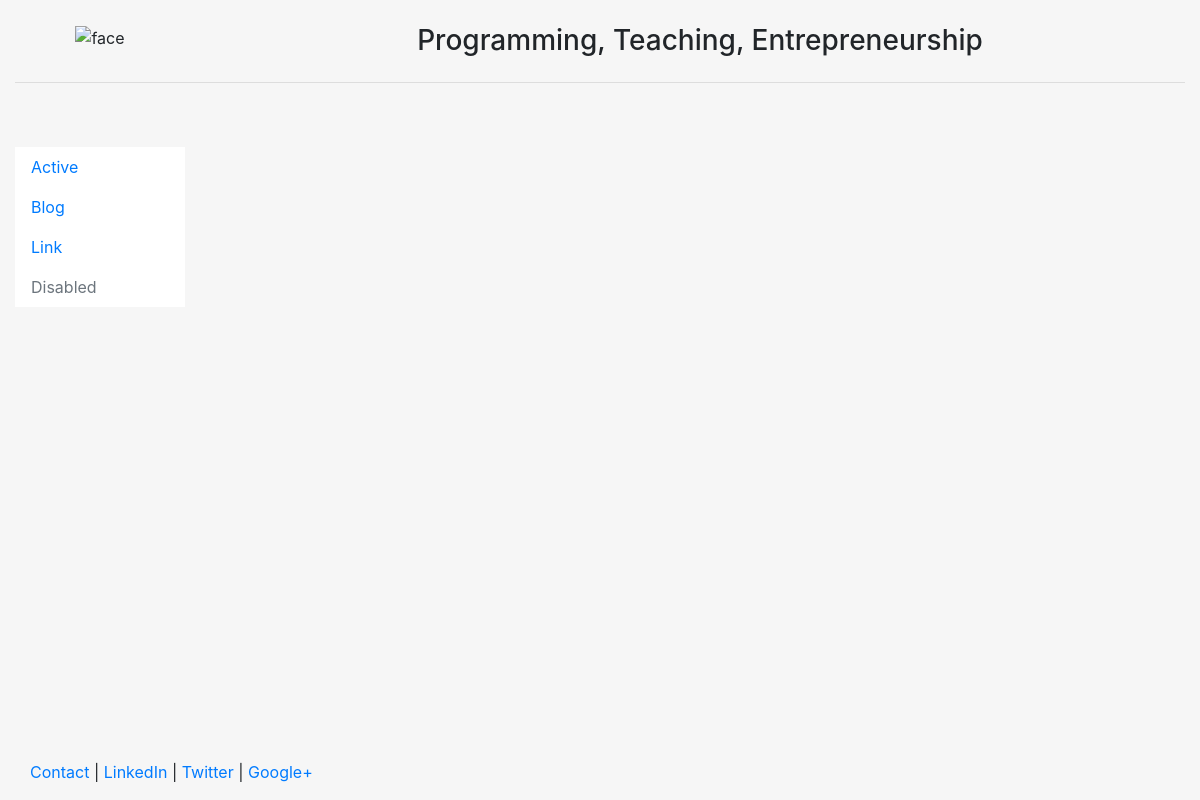
/blog/, run on an earlier commit of the app's database.
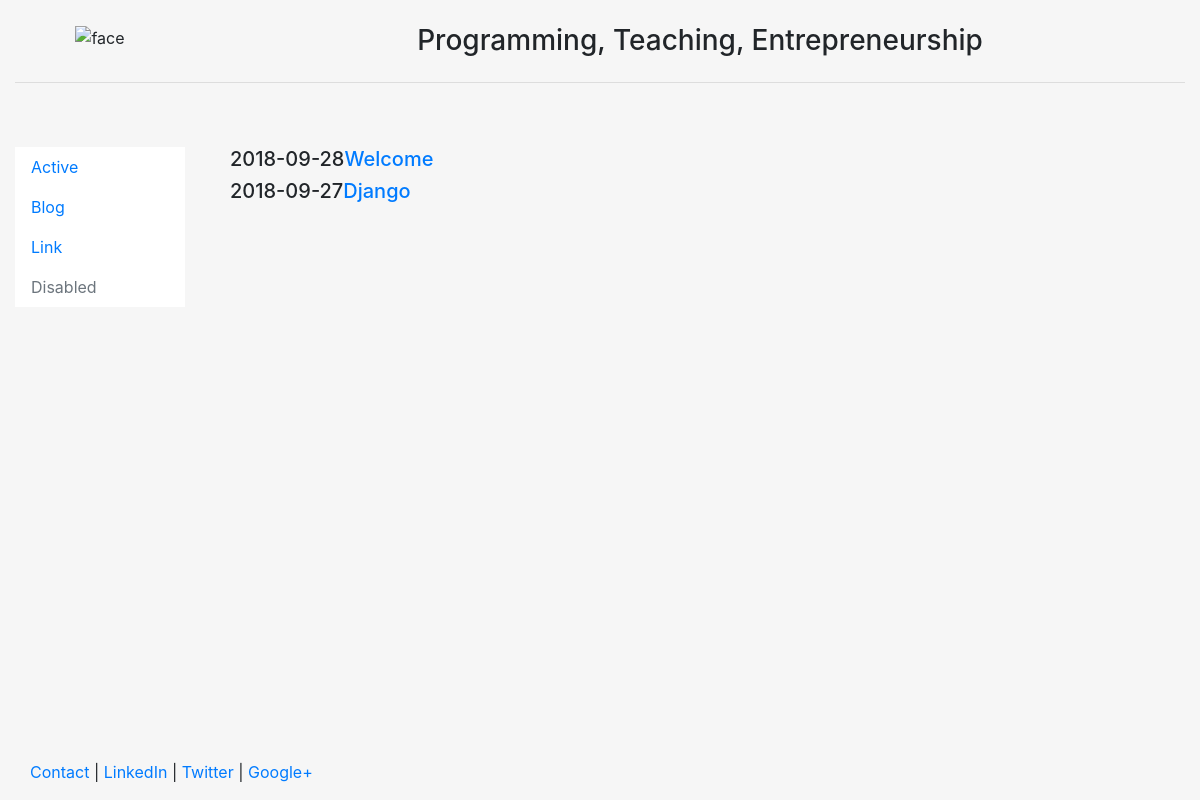
And on a later commit of the database.
### blog/models.py (models this page shows, shortened)
class Post(models.Model):
    title = models.CharField(max_length=140)
    body = models.TextField()
    date =  models.DateTimeField()

### blog/templates/blog/blog.html
{% extends "personal/head.html" %}
{% block content %}
    {% for post in object_list %}
      <h5>{{ post.date|date:"Y-m-d" }}<a href="/blog/{{post.id}}">{{post.title}}</a></h5>
    {% endfor %}
{% endblock %}

### personal/templates/personal/head.html (shortened to what this page needs)
<!DOCTYPE html>
<html lang="en">
<head>
	{% load staticfiles %}
	<link rel="stylesheet" href="{% static 'css/bootstrap.min.css' %}" type = "text/css"/>
</head>
<body class="body" style="background-color:#f6f6f6">
	<div class="container-fluid" style="min-height:95%; ">
		<div class="row">
			  <div class="col-sm-2">
				  <br>
				  <center>
					<img src="{% static 'personal/img/profile.jpg' %}" class="responsive-img" style='max-height:100px;' alt="face">
				  </center>
			  </div>
			  <div class="col-sm-10">
				  <br>
				  <center>
				  <h3>Programming, Teaching, Entrepreneurship</h3>
				  </center>
			  </div>
		</div><hr>
		<div class="row">
		  <div class="col-sm-2">
		  <br>
		  <br>
			<div class="well bs-sidebar" id="sidebar" style="background-color:#fff">
				<ul class="nav flex-column">
  <li class="nav-item">
    <a class="nav-link active" href="#">Active</a>
  </li>
  <li class="nav-item">
    <a class="nav-link" href="/blog">Blog</a>
  </li>
  <li class="nav-item">
    <a class="nav-link" href="#">Link</a>
  </li>
  <li class="nav-item">
    <a class="nav-link disabled" href="#">Disabled</a>
  </li>
</ul>
			</div>
		  </div>
		  <div class="col-sm-10">
			<div class='container-fluid'>
			<br><br>
			   {% block content %}
			   {% endblock %}
			</div>
		  </div>
		</div>
	</div>
	<footer>
		<div class="container-fluid" style='margin-left:15px'>
			<p><a href="#" target="blank">Contact</a> | <a href="#" target="blank">LinkedIn</a> | <a href="#" target="blank">Twitter</a> | <a href="#" target="blank">Google+</a></p>
		</div>
	</footer>
</body>
</html>

### personal/templates/personal/head.html (style rules this page uses)
html, body { height:100% }

What changed in the data, as far as the page shows it:
added Post: date "2018-09-28", title "Welcome"
added Post: date "2018-09-27", title "Django"
